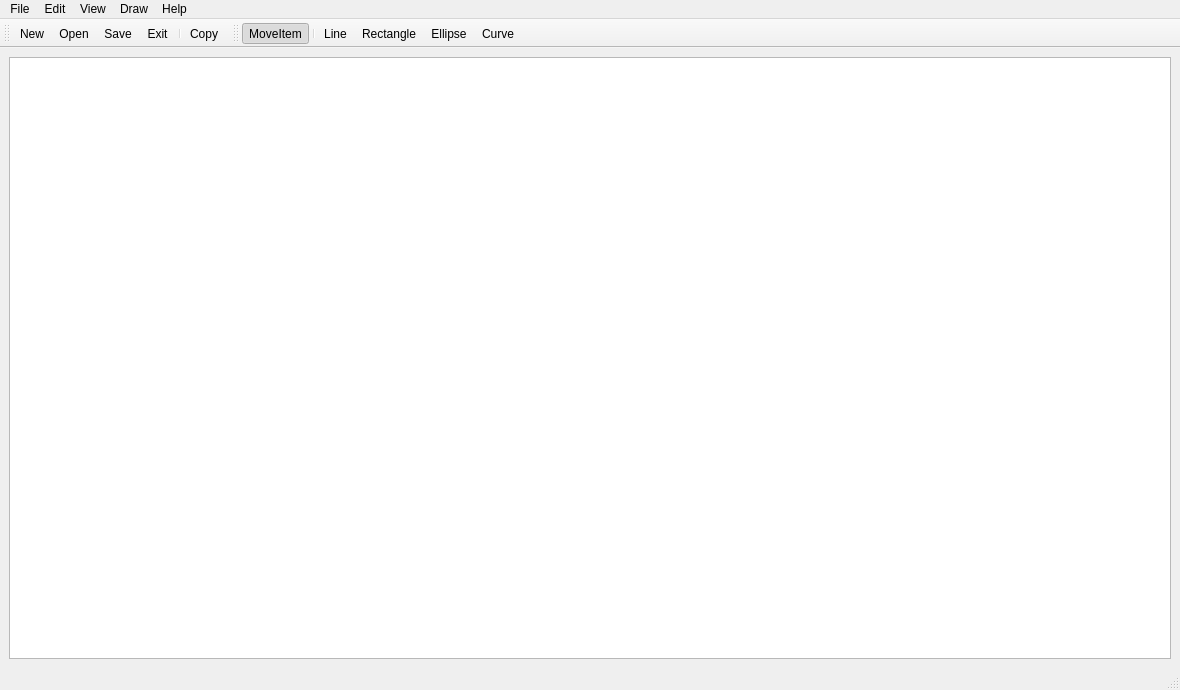
<?xml version="1.0" encoding="UTF-8"?>
<ui version="4.0">
 <class>MainWindow</class>
 <widget class="QMainWindow" name="MainWindow">
  <property name="geometry">
   <rect>
    <x>0</x>
    <y>0</y>
    <width>1180</width>
    <height>690</height>
   </rect>
  </property>
  <property name="windowTitle">
   <string>RSiSed</string>
  </property>
  <property name="windowIcon">
   <iconset resource="resource.qrc">
    <normaloff>:/images/icons/car-48.png</normaloff>:/images/icons/car-48.png</iconset>
  </property>
  <widget class="QWidget" name="centralwidget">
   <layout class="QHBoxLayout" name="horizontalLayout">
    <item>
     <widget class="QGraphicsView" name="mainGraphicsView"/>
    </item>
   </layout>
  </widget>
  <widget class="QMenuBar" name="menubar">
   <property name="geometry">
    <rect>
     <x>0</x>
     <y>0</y>
     <width>1180</width>
     <height>30</height>
    </rect>
   </property>
   <widget class="QMenu" name="menuFail">
    <property name="title">
     <string>File</string>
    </property>
    <widget class="QMenu" name="menuSave_As">
     <property name="title">
      <string>Export</string>
     </property>
     <addaction name="actionSaveSVG"/>
    </widget>
    <widget class="QMenu" name="menuImport">
     <property name="title">
      <string>Import</string>
     </property>
     <addaction name="actionOpenSVG"/>
    </widget>
    <addaction name="actionNew"/>
    <addaction name="actionOpen"/>
    <addaction name="actionSave"/>
    <addaction name="actionSave_As"/>
    <addaction name="separator"/>
    <addaction name="menuSave_As"/>
    <addaction name="menuImport"/>
    <addaction name="separator"/>
    <addaction name="actionExit"/>
   </widget>
   <widget class="QMenu" name="menuDraw">
    <property name="title">
     <string>Draw</string>
    </property>
    <addaction name="actionDrawLine"/>
    <addaction name="actionDrawRectangle"/>
    <addaction name="actionDrawEllipse"/>
    <addaction name="actionDrawCurve"/>
    <addaction name="separator"/>
   </widget>
   <widget class="QMenu" name="menuView">
    <property name="title">
     <string>View</string>
    </property>
   </widget>
   <widget class="QMenu" name="menuHelp">
    <property name="title">
     <string>Help</string>
    </property>
   </widget>
   <widget class="QMenu" name="menuEdit">
    <property name="title">
     <string>Edit</string>
    </property>
    <addaction name="separator"/>
    <addaction name="actionCopy"/>
    <addaction name="actionDeleteItem"/>
    <addaction name="separator"/>
    <addaction name="actionSelect_All"/>
   </widget>
   <addaction name="menuFail"/>
   <addaction name="menuEdit"/>
   <addaction name="menuView"/>
   <addaction name="menuDraw"/>
   <addaction name="menuHelp"/>
  </widget>
  <widget class="QToolBar" name="mainToolBar">
   <property name="windowTitle">
    <string>Main toolbar</string>
   </property>
   <attribute name="toolBarArea">
    <enum>TopToolBarArea</enum>
   </attribute>
   <attribute name="toolBarBreak">
    <bool>false</bool>
   </attribute>
   <addaction name="actionNew"/>
   <addaction name="actionOpen"/>
   <addaction name="actionSave"/>
   <addaction name="actionExit"/>
   <addaction name="separator"/>
   <addaction name="actionCopy"/>
  </widget>
  <widget class="QToolBar" name="simpleDrawToolBar">
   <property name="windowTitle">
    <string>Simple draw</string>
   </property>
   <property name="floatable">
    <bool>true</bool>
   </property>
   <attribute name="toolBarArea">
    <enum>TopToolBarArea</enum>
   </attribute>
   <attribute name="toolBarBreak">
    <bool>false</bool>
   </attribute>
   <addaction name="actionMoveItem"/>
   <addaction name="separator"/>
   <addaction name="actionDrawLine"/>
   <addaction name="actionDrawRectangle"/>
   <addaction name="actionDrawEllipse"/>
   <addaction name="actionDrawCurve"/>
  </widget>
  <widget class="QStatusBar" name="statusBar"/>
  <action name="actionOpenSVG">
   <property name="text">
    <string>Open SVG</string>
   </property>
   <property name="toolTip">
    <string>Open SVG file</string>
   </property>
  </action>
  <action name="actionExit">
   <property name="icon">
    <iconset resource="resource.qrc">
     <normaloff>:/images/icons/cancel.png</normaloff>:/images/icons/cancel.png</iconset>
   </property>
   <property name="text">
    <string>Exit</string>
   </property>
   <property name="toolTip">
    <string>Exit the program</string>
   </property>
   <property name="shortcut">
    <string>Ctrl+Q</string>
   </property>
  </action>
  <action name="actionSaveSVG">
   <property name="text">
    <string>Save SVG</string>
   </property>
   <property name="toolTip">
    <string>Save SVG file</string>
   </property>
  </action>
  <action name="actionDrawLine">
   <property name="checkable">
    <bool>true</bool>
   </property>
   <property name="icon">
    <iconset resource="resource.qrc">
     <normaloff>:/images/icons/line.png</normaloff>:/images/icons/line.png</iconset>
   </property>
   <property name="text">
    <string>Line</string>
   </property>
   <property name="toolTip">
    <string>Draw a line</string>
   </property>
   <property name="shortcut">
    <string>Alt+L</string>
   </property>
  </action>
  <action name="actionMoveItem">
   <property name="checkable">
    <bool>true</bool>
   </property>
   <property name="checked">
    <bool>true</bool>
   </property>
   <property name="icon">
    <iconset resource="resource.qrc">
     <normaloff>:/images/icons/cursor.png</normaloff>:/images/icons/cursor.png</iconset>
   </property>
   <property name="text">
    <string>MoveItem</string>
   </property>
   <property name="toolTip">
    <string>Selecting an element on the stage</string>
   </property>
  </action>
  <action name="actionDrawRectangle">
   <property name="checkable">
    <bool>true</bool>
   </property>
   <property name="icon">
    <iconset resource="resource.qrc">
     <normaloff>:/images/icons/Irectangle.png</normaloff>:/images/icons/Irectangle.png</iconset>
   </property>
   <property name="text">
    <string>Rectangle</string>
   </property>
   <property name="toolTip">
    <string>Draw a rectangle</string>
   </property>
   <property name="shortcut">
    <string>Alt+R</string>
   </property>
  </action>
  <action name="actionDrawEllipse">
   <property name="checkable">
    <bool>true</bool>
   </property>
   <property name="icon">
    <iconset resource="resource.qrc">
     <normaloff>:/images/icons/ellipse.png</normaloff>:/images/icons/ellipse.png</iconset>
   </property>
   <property name="text">
    <string>Ellipse</string>
   </property>
   <property name="toolTip">
    <string>Draw a ellipse</string>
   </property>
   <property name="shortcut">
    <string>Alt+E</string>
   </property>
  </action>
  <action name="actionDrawCurve">
   <property name="checkable">
    <bool>true</bool>
   </property>
   <property name="icon">
    <iconset resource="resource.qrc">
     <normaloff>:/images/icons/curve.png</normaloff>:/images/icons/curve.png</iconset>
   </property>
   <property name="text">
    <string>Curve</string>
   </property>
   <property name="toolTip">
    <string>Draw a curved line</string>
   </property>
  </action>
  <action name="actionDeleteItem">
   <property name="text">
    <string>Delete item</string>
   </property>
   <property name="toolTip">
    <string>Remove elements from the scene</string>
   </property>
   <property name="shortcut">
    <string>Del</string>
   </property>
  </action>
  <action name="actionSave_As">
   <property name="text">
    <string>Save_As</string>
   </property>
   <property name="toolTip">
    <string>Save the file under a different name or in a different directory</string>
   </property>
  </action>
  <action name="actionSave">
   <property name="icon">
    <iconset resource="resource.qrc">
     <normaloff>:/images/icons/save.png</normaloff>:/images/icons/save.png</iconset>
   </property>
   <property name="text">
    <string>Save</string>
   </property>
   <property name="toolTip">
    <string>Save current file</string>
   </property>
   <property name="shortcut">
    <string>Ctrl+S</string>
   </property>
  </action>
  <action name="actionOpen">
   <property name="icon">
    <iconset resource="resource.qrc">
     <normaloff>:/images/icons/openfolder.png</normaloff>:/images/icons/openfolder.png</iconset>
   </property>
   <property name="text">
    <string>Open</string>
   </property>
   <property name="toolTip">
    <string>Open File</string>
   </property>
   <property name="shortcut">
    <string>Ctrl+O</string>
   </property>
  </action>
  <action name="actionNew">
   <property name="icon">
    <iconset resource="resource.qrc">
     <normaloff>:/images/icons/new_32.png</normaloff>:/images/icons/new_32.png</iconset>
   </property>
   <property name="text">
    <string>New</string>
   </property>
   <property name="toolTip">
    <string>Create a new file</string>
   </property>
   <property name="shortcut">
    <string>Ctrl+N</string>
   </property>
  </action>
  <action name="actionSelect_All">
   <property name="text">
    <string>Select All</string>
   </property>
   <property name="toolTip">
    <string>Select all</string>
   </property>
   <property name="shortcut">
    <string>Ctrl+A</string>
   </property>
  </action>
  <action name="actionCopy">
   <property name="icon">
    <iconset resource="resource.qrc">
     <normaloff>:/images/icons/copy_48.png</normaloff>:/images/icons/copy_48.png</iconset>
   </property>
   <property name="text">
    <string>Copy</string>
   </property>
   <property name="toolTip">
    <string>Copy Elements</string>
   </property>
   <property name="shortcut">
    <string>Ctrl+C</string>
   </property>
  </action>
 </widget>
 <resources>
  <include location="resource.qrc"/>
 </resources>
 <connections>
  <connection>
   <sender>actionExit</sender>
   <signal>triggered()</signal>
   <receiver>MainWindow</receiver>
   <slot>close()</slot>
   <hints>
    <hint type="sourcelabel">
     <x>-1</x>
     <y>-1</y>
    </hint>
    <hint type="destinationlabel">
     <x>399</x>
     <y>299</y>
    </hint>
   </hints>
  </connection>
  <connection>
   <sender>actionSaveSVG</sender>
   <signal>triggered()</signal>
   <receiver>MainWindow</receiver>
   <slot>saveSVG()</slot>
   <hints>
    <hint type="sourcelabel">
     <x>-1</x>
     <y>-1</y>
    </hint>
    <hint type="destinationlabel">
     <x>400</x>
     <y>296</y>
    </hint>
   </hints>
  </connection>
  <connection>
   <sender>actionDrawLine</sender>
   <signal>triggered()</signal>
   <receiver>MainWindow</receiver>
   <slot>drawLine()</slot>
   <hints>
    <hint type="sourcelabel">
     <x>-1</x>
     <y>-1</y>
    </hint>
    <hint type="destinationlabel">
     <x>400</x>
     <y>296</y>
    </hint>
   </hints>
  </connection>
  <connection>
   <sender>actionMoveItem</sender>
   <signal>triggered()</signal>
   <receiver>MainWindow</receiver>
   <slot>moveItem()</slot>
   <hints>
    <hint type="sourcelabel">
     <x>-1</x>
     <y>-1</y>
    </hint>
    <hint type="destinationlabel">
     <x>400</x>
     <y>296</y>
    </hint>
   </hints>
  </connection>
  <connection>
   <sender>actionDrawRectangle</sender>
   <signal>triggered()</signal>
   <receiver>MainWindow</receiver>
   <slot>drawRect()</slot>
   <hints>
    <hint type="sourcelabel">
     <x>-1</x>
     <y>-1</y>
    </hint>
    <hint type="destinationlabel">
     <x>400</x>
     <y>296</y>
    </hint>
   </hints>
  </connection>
  <connection>
   <sender>actionDrawEllipse</sender>
   <signal>triggered()</signal>
   <receiver>MainWindow</receiver>
   <slot>drawEllipse()</slot>
   <hints>
    <hint type="sourcelabel">
     <x>-1</x>
     <y>-1</y>
    </hint>
    <hint type="destinationlabel">
     <x>400</x>
     <y>296</y>
    </hint>
   </hints>
  </connection>
  <connection>
   <sender>actionDrawCurve</sender>
   <signal>triggered()</signal>
   <receiver>MainWindow</receiver>
   <slot>drawCurve()</slot>
   <hints>
    <hint type="sourcelabel">
     <x>-1</x>
     <y>-1</y>
    </hint>
    <hint type="destinationlabel">
     <x>400</x>
     <y>296</y>
    </hint>
   </hints>
  </connection>
  <connection>
   <sender>actionDeleteItem</sender>
   <signal>triggered()</signal>
   <receiver>MainWindow</receiver>
   <slot>deleteItem()</slot>
   <hints>
    <hint type="sourcelabel">
     <x>-1</x>
     <y>-1</y>
    </hint>
    <hint type="destinationlabel">
     <x>400</x>
     <y>296</y>
    </hint>
   </hints>
  </connection>
  <connection>
   <sender>actionOpenSVG</sender>
   <signal>triggered()</signal>
   <receiver>MainWindow</receiver>
   <slot>openSVG()</slot>
   <hints>
    <hint type="sourcelabel">
     <x>-1</x>
     <y>-1</y>
    </hint>
    <hint type="destinationlabel">
     <x>589</x>
     <y>344</y>
    </hint>
   </hints>
  </connection>
  <connection>
   <sender>actionSave_As</sender>
   <signal>triggered()</signal>
   <receiver>MainWindow</receiver>
   <slot>saveAs()</slot>
   <hints>
    <hint type="sourcelabel">
     <x>-1</x>
     <y>-1</y>
    </hint>
    <hint type="destinationlabel">
     <x>589</x>
     <y>344</y>
    </hint>
   </hints>
  </connection>
  <connection>
   <sender>actionSave</sender>
   <signal>triggered()</signal>
   <receiver>MainWindow</receiver>
   <slot>save()</slot>
   <hints>
    <hint type="sourcelabel">
     <x>-1</x>
     <y>-1</y>
    </hint>
    <hint type="destinationlabel">
     <x>589</x>
     <y>344</y>
    </hint>
   </hints>
  </connection>
  <connection>
   <sender>actionOpen</sender>
   <signal>triggered()</signal>
   <receiver>MainWindow</receiver>
   <slot>open()</slot>
   <hints>
    <hint type="sourcelabel">
     <x>-1</x>
     <y>-1</y>
    </hint>
    <hint type="destinationlabel">
     <x>589</x>
     <y>344</y>
    </hint>
   </hints>
  </connection>
  <connection>
   <sender>actionNew</sender>
   <signal>triggered()</signal>
   <receiver>MainWindow</receiver>
   <slot>newFile()</slot>
   <hints>
    <hint type="sourcelabel">
     <x>-1</x>
     <y>-1</y>
    </hint>
    <hint type="destinationlabel">
     <x>589</x>
     <y>344</y>
    </hint>
   </hints>
  </connection>
  <connection>
   <sender>actionSelect_All</sender>
   <signal>triggered()</signal>
   <receiver>MainWindow</receiver>
   <slot>selectAll()</slot>
   <hints>
    <hint type="sourcelabel">
     <x>-1</x>
     <y>-1</y>
    </hint>
    <hint type="destinationlabel">
     <x>589</x>
     <y>344</y>
    </hint>
   </hints>
  </connection>
  <connection>
   <sender>actionCopy</sender>
   <signal>triggered()</signal>
   <receiver>MainWindow</receiver>
   <slot>copy()</slot>
   <hints>
    <hint type="sourcelabel">
     <x>-1</x>
     <y>-1</y>
    </hint>
    <hint type="destinationlabel">
     <x>589</x>
     <y>344</y>
    </hint>
   </hints>
  </connection>
 </connections>
 <slots>
  <slot>drawLine()</slot>
  <slot>moveItem()</slot>
  <slot>drawRect()</slot>
  <slot>drawEllipse()</slot>
  <slot>drawCurve()</slot>
  <slot>deleteItem()</slot>
  <slot>openSVG()</slot>
  <slot>saveSVG()</slot>
  <slot>saveAs()</slot>
  <slot>save()</slot>
  <slot>open()</slot>
  <slot>newFile()</slot>
  <slot>selectAll()</slot>
  <slot>copy()</slot>
 </slots>
</ui>
